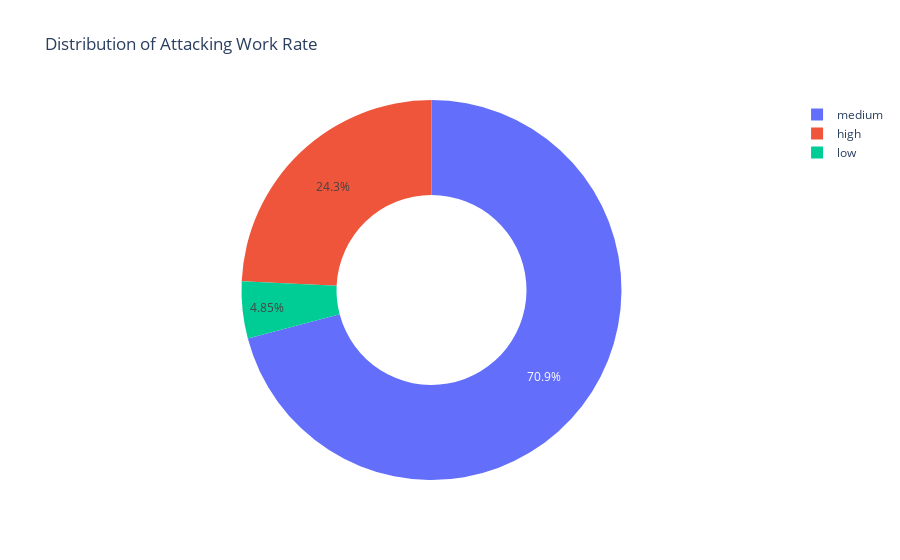

Notebook code for this chart:
### Code cell
FIG = px.pie(
    D_attacking_work_rate,
    names='attacking_work_rate',
    values='count',
    title='Distribution of Attacking Work Rate',
    color='attacking_work_rate',
    hole = 0.5
)
FIG.show()

### Figure 1 — Plotly figure (JSON) as saved in the notebook; plotly's stock layout.template omitted (floating-point values rounded to 4 significant figures)
{"data": [{"customdata": [["medium"], ["high"], ["low"]], "domain": {"x": [0, 1], "y": [0, 1]}, "hole": 0.5, "hovertemplate": "attacking_work_rate=%{customdata[0]}<br>count=%{value}<extra></extra>", "labels": ["medium", "high", "low"], "legendgroup": "", "marker": {"colors": ["#636efa", "#EF553B", "#00cc96"]}, "name": "", "showlegend": true, "type": "pie", "values": [124871, 42751, 8539]}], "layout": {"legend": {"tracegroupgap": 0}, "title": {"text": "Distribution of Attacking Work Rate"}}}
